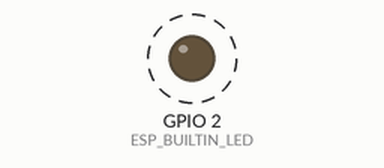
Bench run of a sketch on a simulated ESP8266 (NodeMCU). Parts: output pins drawn as LEDs (lit = HIGH). Dashed ring = blinking. WiFi joins after 1.5 s; servers stay silent unless stated; what the sketch prints to the serial monitor is not drawn.

Above: at 2.0 s.
Timing chart, 0 to 6.1 s (numbered marks = the images above):
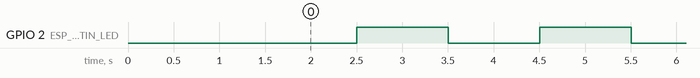

The sketch:

main.ino
```cpp
/*********
  Rui Santos
  Complete project details at https://randomnerdtutorials.com
  Arduino IDE example: Examples > Arduino OTA > BasicOTA.ino
*********/
 #include <ESP8266WiFi.h>
#include <WiFiClient.h>
#include <ESP8266WebServer.h>
#include "ESP8266WiFi.h"
#include "ESP8266mDNS.h"
#include "WiFiUdp.h"
#include "ArduinoOTA.h"
 #include "index.h" //Our HTML webpage contents

ESP8266WebServer server(80); //Server on port 80

const int ESP_BUILTIN_LED = 2;

// Replace with your network credentials
const char* ssid = "Mochan_WIFI";
const char* password = "31084253";

void handleRoot() {
  String s = MAIN_page;
  s.replace("@@L1@@", "1");
  s.replace("@@L2@@", "2");
  s.replace("@@L3@@", "3");
  s.replace("@@L4@@", "4");
  s.replace("@@TEMP@@", "800");
  server.send(200, "text/html", s);
}


void setup() {
  Serial.begin(115200);
    pinMode(ESP_BUILTIN_LED, OUTPUT);

  Serial.println("Booting");
  WiFi.mode(WIFI_STA);
  WiFi.begin(ssid, password);
  while (WiFi.waitForConnectResult() != WL_CONNECTED) {
    Serial.println("Connection Failed! Rebooting...");
    delay(5000);
    ESP.restart();
  }

  // Port defaults to 8266
  // ArduinoOTA.setPort(8266);

  // Hostname defaults to esp8266-[ChipID]
  // ArduinoOTA.setHostname("myesp8266");

  // No authentication by default
  // ArduinoOTA.setPassword((const char *)"123");

  ArduinoOTA.onStart([]() {
    Serial.println("Start");
  });
  ArduinoOTA.onEnd([]() {
    Serial.println("\nEnd");
  });
  ArduinoOTA.onProgress([](unsigned int progress, unsigned int total) {
    Serial.printf("Progress: %u%%\r", (progress / (total / 100)));
  });
  ArduinoOTA.onError([](ota_error_t error) {
    Serial.printf("Error[%u]: ", error);
    if (error == OTA_AUTH_ERROR) Serial.println("Auth Failed");
    else if (error == OTA_BEGIN_ERROR) Serial.println("Begin Failed");
    else if (error == OTA_CONNECT_ERROR) Serial.println("Connect Failed");
    else if (error == OTA_RECEIVE_ERROR) Serial.println("Rec0);eive Failed");
    else if (error == OTA_END_ERROR) Serial.println("End Failed");
  });

  ArduinoOTA.begin();
  Serial.println("Ready");
  Serial.print("IP address: ");
  Serial.println(WiFi.localIP());
    server.on("/", handleRoot);      //Which routine to handle at root location
     server.begin();                  //Start server
  Serial.println("HTTP server started");
}

void loop() {
    ArduinoOTA.handle();
    server.handleClient();          //Handle client requests
    digitalWrite(ESP_BUILTIN_LED, LOW);
    delay(1000);
    digitalWrite(ESP_BUILTIN_LED, HIGH);
    delay(1000);

}
```

index.h
```cpp
const char MAIN_page[] PROGMEM = R"=====(
<HTML>
<TITLE>
REMOTE LED ON/OFF CONTROL
</TITLE>
<BODY>
<CENTER>
<FORM method="post" action="/form">
<TABLE>
<TR><TD colspan=2><B>IoT Based Home Automation System</B></TD></TR>
<TR><TD>Temp: @@TEMP@@ C</TD><TD>Load Status</TD></TR>

<TR><TD>
<INPUT TYPE=SUBMIT VALUE="ON1" name=submit>
<INPUT TYPE=SUBMIT VALUE="OFF1" name=submit>
</TD>
<TD>@@L1@@</TD></TR>

<TR><TD>
<INPUT TYPE=SUBMIT VALUE="ON2" name=submit>
<INPUT TYPE=SUBMIT VALUE="OFF2" name=submit>
</TD>
<TD>@@L2@@</TD></TR>

<TR><TD>
<INPUT TYPE=SUBMIT VALUE="ON3" name=submit>
<INPUT TYPE=SUBMIT VALUE="OFF3" name=submit>
</TD>
<TD>@@L3@@</TD></TR>

<TR><TD>
<INPUT TYPE=SUBMIT VALUE="ON4" name=submit>
<INPUT TYPE=SUBMIT VALUE="OFF4" name=submit>
</TD>
<TD>@@L4@@</TD></TR>


<TR><TD colspan=2><B><CENTER><A href = "https://circuits4you.com">www.circuits4you.com</a></CENTER></B></TD></TR>
</TABLE>
</FORM>

</CENTER>
</BODY>
</HTML>
)=====";
```

Measured:
- by itself, GPIO 2 (ESP_BUILTIN_LED): alternates HIGH for 1.0 s and LOW for 1.0 s
